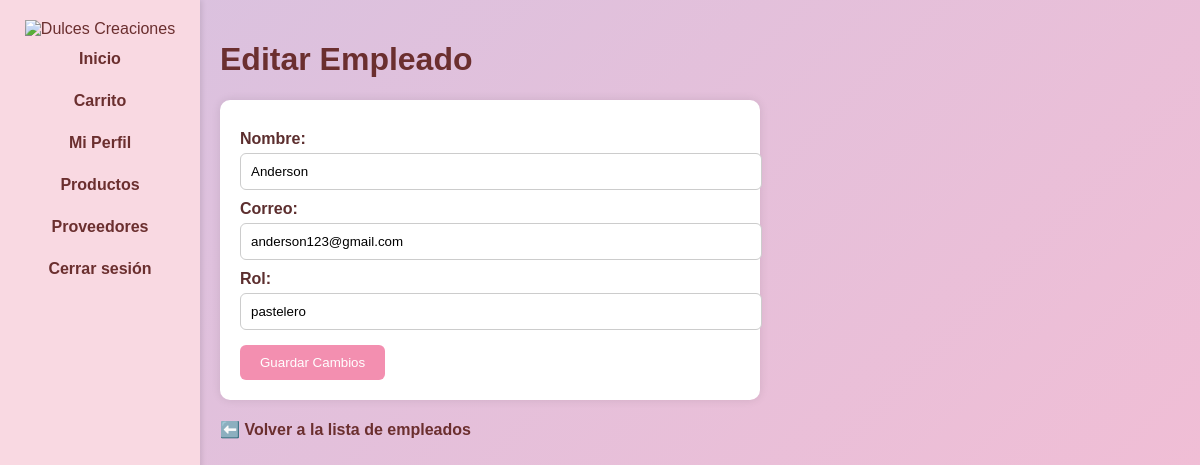
Screenshot of /editar_empleado.php?id=6 with the database file from the repository.
### tables this page shows
CREATE TABLE empleados (
  id_empleado int(11) NOT NULL,
  nombre varchar(100) NOT NULL,
  rol varchar(50) NOT NULL,
  correo varchar(50) NOT NULL,
  contraseña varchar(100) NOT NULL
);

### editar_empleado.php (the view, shortened to what this page needs)
<?php
require_once '../including/conexion.php';
$id_empleado = intval($_GET['id']);
$stmt = $conexion->prepare("SELECT nombre, correo, rol FROM empleados WHERE id_empleado = ?");
$stmt->bind_param("i", $id_empleado);
$stmt->execute();
$result = $stmt->get_result();
$empleado = $result->fetch_assoc();
?>
<!DOCTYPE html>
<html lang="es">
<head>
</head>
<body>
    <div class="sidebar">
        <img src="../img/logo.png" alt="Dulces Creaciones">
        <a href="../index.php">Inicio</a>
        <a href="carrito.php">Carrito</a>
        <a href="perfil.php">Mi Perfil</a>
        <a href="productos.php">Productos</a>
        <a href="proveedores.php">Proveedores</a>
        <a href="logout.php">Cerrar sesión</a>
    </div>
<main>
    <h1>Editar Empleado</h1>
    <form method="post" action="editar_empleado.php?id=<?php echo $id_empleado; ?>">
        <label for="nombre">Nombre:</label>
        <input type="text" id="nombre" name="nombre" value="<?php echo htmlspecialchars($empleado['nombre']); ?>" required>
        <label for="correo">Correo:</label>
        <input type="email" id="correo" name="correo" value="<?php echo htmlspecialchars($empleado['correo']); ?>" required>
        <label for="rol">Rol:</label>
        <input type="text" id="rol" name="rol" value="<?php echo htmlspecialchars($empleado['rol']); ?>" required>
        <button type="submit">Guardar Cambios</button>
    </form>
    <a href="lista_empleado.php">⬅️ Volver a la lista de empleados</a>
</main>
</body>
</html>

### editar_empleado.php (style rules this page uses)
body { margin: 0; font-family: Arial, sans-serif; display: flex; min-height: 100vh; background: linear-gradient(135deg, #d8c2e0, #f5bdd3); }
.sidebar { width: 200px; background-color: #f9d9e2; padding-top: 20px; box-shadow: 2px 0 5px rgba(0,0,0,0.1); position: fixed; height: 100%; color: #6b2f2f; text-align: center; }
.sidebar a { display: block; color: #6b2f2f; text-decoration: none; padding: 12px; font-weight: bold; }
main { margin-left: 200px; padding: 20px; flex-grow: 1; color: #5c2e2e; }
h1 { color: #6b2f2f; }
form { background-color: #fff; padding: 20px; border-radius: 10px; max-width: 500px; box-shadow: 0 0 10px rgba(0,0,0,0.1); }
label { display: block; margin-top: 10px; font-weight: bold; }
input[type="text"], input[type="email"] { width: 100%; padding: 10px; margin-top: 5px; border: 1px solid #ccc; border-radius: 6px; }
button { background-color: #f38fb0; color: white; padding: 10px 20px; margin-top: 15px; border: none; border-radius: 6px; cursor: pointer; }
a[href*="lista_empleado"] { display: inline-block; margin-top: 20px; text-decoration: none; color: #6b2f2f; font-weight: bold; }

### rows the page displays
empleados: nombre "Anderson", correo "anderson123@gmail.com", rol "pastelero"
